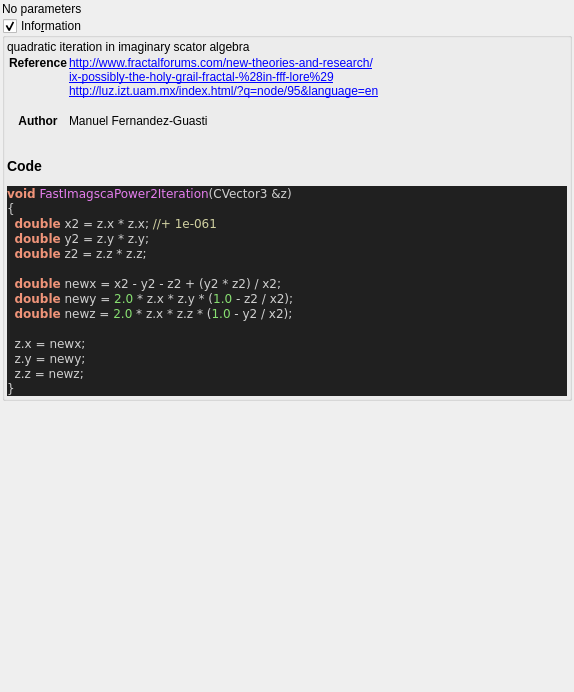
<?xml version="1.0" encoding="UTF-8"?>
<ui version="4.0">
 <class>imagsca_power_2</class>
 <widget class="QWidget" name="Form">
  <property name="geometry">
   <rect>
    <x>0</x>
    <y>0</y>
    <width>574</width>
    <height>692</height>
   </rect>
  </property>
  <property name="windowTitle">
   <string notr="true">imagsca_power_2</string>
  </property>
  <layout class="QVBoxLayout" name="verticalLayout">
   <property name="spacing">
    <number>2</number>
   </property>
   <property name="leftMargin">
    <number>2</number>
   </property>
   <property name="topMargin">
    <number>2</number>
   </property>
   <property name="rightMargin">
    <number>2</number>
   </property>
   <property name="bottomMargin">
    <number>2</number>
   </property>
   <item>
    <widget class="QLabel" name="label">
     <property name="text">
      <string>No parameters</string>
     </property>
    </widget>
   </item>
   <item>
    <widget class="MyGroupBox" name="groupCheck_info">
     <property name="title">
      <string>Info&amp;rmation</string>
     </property>
     <property name="flat">
      <bool>false</bool>
     </property>
     <property name="checkable">
      <bool>true</bool>
     </property>
     <layout class="QVBoxLayout" name="verticalLayout_2">
      <property name="spacing">
       <number>2</number>
      </property>
      <property name="leftMargin">
       <number>2</number>
      </property>
      <property name="topMargin">
       <number>2</number>
      </property>
      <property name="rightMargin">
       <number>2</number>
      </property>
      <property name="bottomMargin">
       <number>2</number>
      </property>
      <item>
       <widget class="QLabel" name="label_code_content">
        <property name="text">
         <string notr="true">&lt;p&gt;quadratic iteration in imaginary scator algebra&lt;/p&gt;&lt;table&gt;
&lt;tr&gt;&lt;th&gt;Reference&lt;/th&gt;&lt;td&gt;&lt;a href=&quot;http://www.fractalforums.com/new-theories-and-research/&quot;&gt;http://www.fractalforums.com/new-theories-and-research/&lt;br&gt;
&lt;a href=&quot;ix-possibly-the-holy-grail-fractal-%28in-fff-lore%29&quot;&gt;ix-possibly-the-holy-grail-fractal-%28in-fff-lore%29&lt;br&gt;
&lt;a href=&quot;http://luz.izt.uam.mx/index.html/?q=node/95&amp;language=en&quot;&gt;http://luz.izt.uam.mx/index.html/?q=node/95&amp;language=en&lt;br&gt;
&lt;/td&gt;&lt;/tr&gt;
&lt;tr&gt;&lt;th&gt;Author&lt;/th&gt;&lt;td&gt;Manuel Fernandez-Guasti&lt;br&gt;
&lt;/td&gt;&lt;/tr&gt;
&lt;/table&gt;
&lt;h3&gt;Code&lt;/h3&gt;
&lt;body style=&quot;background-color:#202020&quot;&gt;
&lt;pre style=&quot;color:#d0d0d0; background-color:#202020;  font-family:'Courier New',monospace;&quot;&gt;&lt;span style=&quot;color:#f09479; font-weight:bold&quot;&gt;void&lt;/span&gt; &lt;span style=&quot;color:#e47eed&quot;&gt;FastImagscaPower2Iteration&lt;/span&gt;&lt;span style=&quot;color:#d0d0d0&quot;&gt;(&lt;/span&gt;CVector3 &lt;span style=&quot;color:#d0d0d0&quot;&gt;&amp;amp;&lt;/span&gt;z&lt;span style=&quot;color:#d0d0d0&quot;&gt;)&lt;/span&gt;
&lt;span style=&quot;color:#d0d0d0&quot;&gt;{&lt;/span&gt;
  &lt;span style=&quot;color:#f09479; font-weight:bold&quot;&gt;double&lt;/span&gt; x2 &lt;span style=&quot;color:#d0d0d0&quot;&gt;=&lt;/span&gt; z&lt;span style=&quot;color:#d0d0d0&quot;&gt;.&lt;/span&gt;x &lt;span style=&quot;color:#d0d0d0&quot;&gt;*&lt;/span&gt; z&lt;span style=&quot;color:#d0d0d0&quot;&gt;.&lt;/span&gt;x&lt;span style=&quot;color:#d0d0d0&quot;&gt;;&lt;/span&gt; &lt;span style=&quot;color:#d0d0a0&quot;&gt;//+ 1e-061&lt;/span&gt;
  &lt;span style=&quot;color:#f09479; font-weight:bold&quot;&gt;double&lt;/span&gt; y2 &lt;span style=&quot;color:#d0d0d0&quot;&gt;=&lt;/span&gt; z&lt;span style=&quot;color:#d0d0d0&quot;&gt;.&lt;/span&gt;y &lt;span style=&quot;color:#d0d0d0&quot;&gt;*&lt;/span&gt; z&lt;span style=&quot;color:#d0d0d0&quot;&gt;.&lt;/span&gt;y&lt;span style=&quot;color:#d0d0d0&quot;&gt;;&lt;/span&gt;
  &lt;span style=&quot;color:#f09479; font-weight:bold&quot;&gt;double&lt;/span&gt; z2 &lt;span style=&quot;color:#d0d0d0&quot;&gt;=&lt;/span&gt; z&lt;span style=&quot;color:#d0d0d0&quot;&gt;.&lt;/span&gt;z &lt;span style=&quot;color:#d0d0d0&quot;&gt;*&lt;/span&gt; z&lt;span style=&quot;color:#d0d0d0&quot;&gt;.&lt;/span&gt;z&lt;span style=&quot;color:#d0d0d0&quot;&gt;;&lt;/span&gt;

  &lt;span style=&quot;color:#f09479; font-weight:bold&quot;&gt;double&lt;/span&gt; newx &lt;span style=&quot;color:#d0d0d0&quot;&gt;=&lt;/span&gt; x2 &lt;span style=&quot;color:#d0d0d0&quot;&gt;-&lt;/span&gt; y2 &lt;span style=&quot;color:#d0d0d0&quot;&gt;-&lt;/span&gt; z2 &lt;span style=&quot;color:#d0d0d0&quot;&gt;+ (&lt;/span&gt;y2 &lt;span style=&quot;color:#d0d0d0&quot;&gt;*&lt;/span&gt; z2&lt;span style=&quot;color:#d0d0d0&quot;&gt;) /&lt;/span&gt; x2&lt;span style=&quot;color:#d0d0d0&quot;&gt;;&lt;/span&gt;
  &lt;span style=&quot;color:#f09479; font-weight:bold&quot;&gt;double&lt;/span&gt; newy &lt;span style=&quot;color:#d0d0d0&quot;&gt;=&lt;/span&gt; &lt;span style=&quot;color:#87df71&quot;&gt;2.0&lt;/span&gt; &lt;span style=&quot;color:#d0d0d0&quot;&gt;*&lt;/span&gt; z&lt;span style=&quot;color:#d0d0d0&quot;&gt;.&lt;/span&gt;x &lt;span style=&quot;color:#d0d0d0&quot;&gt;*&lt;/span&gt; z&lt;span style=&quot;color:#d0d0d0&quot;&gt;.&lt;/span&gt;y &lt;span style=&quot;color:#d0d0d0&quot;&gt;* (&lt;/span&gt;&lt;span style=&quot;color:#87df71&quot;&gt;1.0&lt;/span&gt; &lt;span style=&quot;color:#d0d0d0&quot;&gt;-&lt;/span&gt; z2 &lt;span style=&quot;color:#d0d0d0&quot;&gt;/&lt;/span&gt; x2&lt;span style=&quot;color:#d0d0d0&quot;&gt;);&lt;/span&gt;
  &lt;span style=&quot;color:#f09479; font-weight:bold&quot;&gt;double&lt;/span&gt; newz &lt;span style=&quot;color:#d0d0d0&quot;&gt;=&lt;/span&gt; &lt;span style=&quot;color:#87df71&quot;&gt;2.0&lt;/span&gt; &lt;span style=&quot;color:#d0d0d0&quot;&gt;*&lt;/span&gt; z&lt;span style=&quot;color:#d0d0d0&quot;&gt;.&lt;/span&gt;x &lt;span style=&quot;color:#d0d0d0&quot;&gt;*&lt;/span&gt; z&lt;span style=&quot;color:#d0d0d0&quot;&gt;.&lt;/span&gt;z &lt;span style=&quot;color:#d0d0d0&quot;&gt;* (&lt;/span&gt;&lt;span style=&quot;color:#87df71&quot;&gt;1.0&lt;/span&gt; &lt;span style=&quot;color:#d0d0d0&quot;&gt;-&lt;/span&gt; y2 &lt;span style=&quot;color:#d0d0d0&quot;&gt;/&lt;/span&gt; x2&lt;span style=&quot;color:#d0d0d0&quot;&gt;);&lt;/span&gt;

  z&lt;span style=&quot;color:#d0d0d0&quot;&gt;.&lt;/span&gt;x &lt;span style=&quot;color:#d0d0d0&quot;&gt;=&lt;/span&gt; newx&lt;span style=&quot;color:#d0d0d0&quot;&gt;;&lt;/span&gt;
  z&lt;span style=&quot;color:#d0d0d0&quot;&gt;.&lt;/span&gt;y &lt;span style=&quot;color:#d0d0d0&quot;&gt;=&lt;/span&gt; newy&lt;span style=&quot;color:#d0d0d0&quot;&gt;;&lt;/span&gt;
  z&lt;span style=&quot;color:#d0d0d0&quot;&gt;.&lt;/span&gt;z &lt;span style=&quot;color:#d0d0d0&quot;&gt;=&lt;/span&gt; newz&lt;span style=&quot;color:#d0d0d0&quot;&gt;;&lt;/span&gt;
&lt;span style=&quot;color:#d0d0d0&quot;&gt;}&lt;/span&gt;
&lt;/pre&gt;
&lt;/body&gt;</string>
        </property>
        <property name="wordWrap">
         <bool>true</bool>
        </property>
        <property name="openExternalLinks">
         <bool>true</bool>
        </property>
        <property name="textInteractionFlags">
         <set>Qt::LinksAccessibleByMouse|Qt::TextSelectableByMouse</set>
        </property>
       </widget>
      </item>
     </layout>
    </widget>
   </item>
   <item>
    <spacer name="verticalSpacer">
     <property name="orientation">
      <enum>Qt::Vertical</enum>
     </property>
     <property name="sizeHint" stdset="0">
      <size>
       <width>20</width>
       <height>40</height>
      </size>
     </property>
    </spacer>
   </item>
  </layout>
 </widget>
 <customwidgets>
  <customwidget>
   <class>MyGroupBox</class>
   <extends>QGroupBox</extends>
   <header>my_group_box.h</header>
   <container>1</container>
  </customwidget>
 </customwidgets>
 <tabstops>
  <tabstop>groupCheck_info</tabstop>
 </tabstops>
 <resources/>
 <connections/>
</ui>
